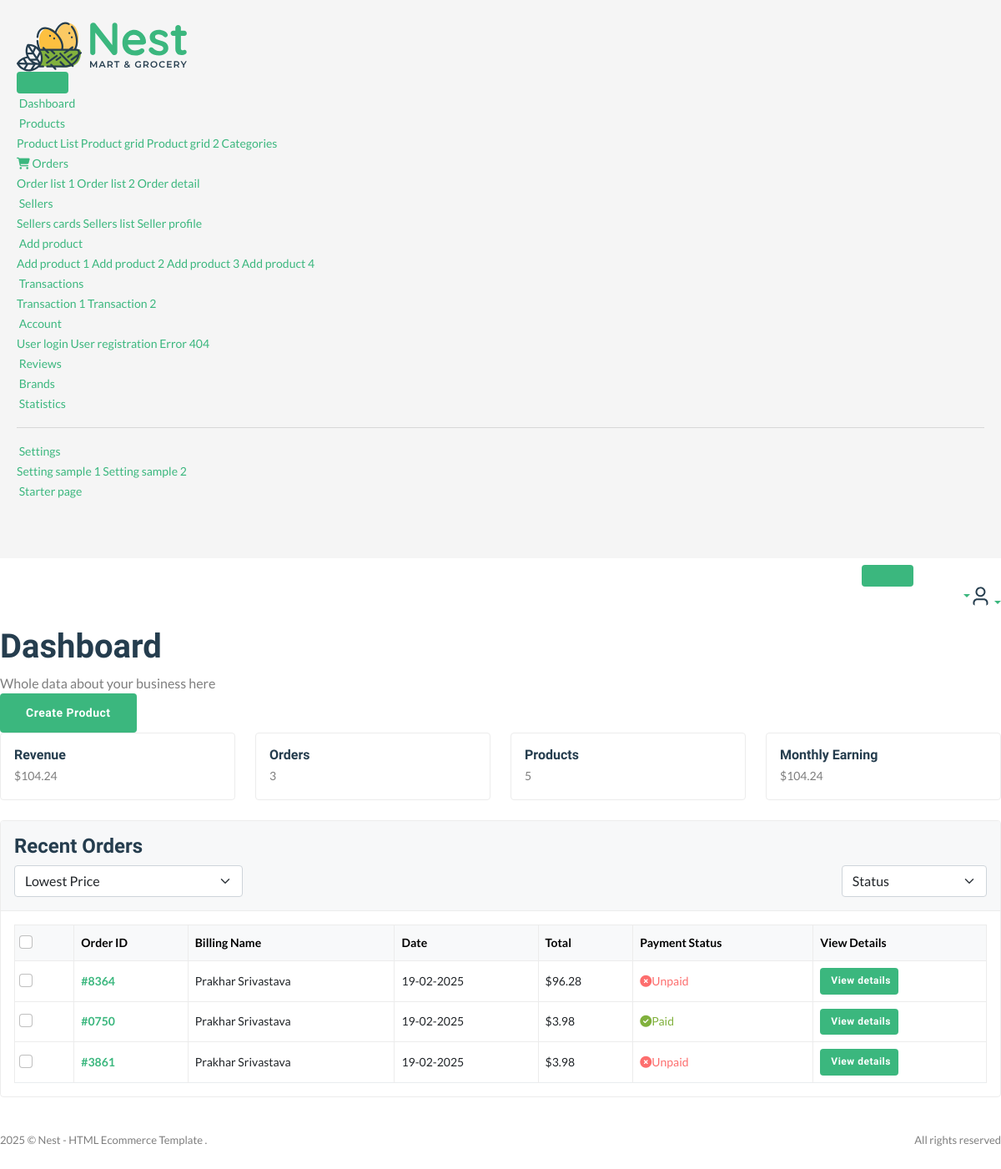
The page /useradmin/dashboard/ on the database its author committed.
### core/models.py (models this page shows)
class CartOrder(models.Model):
    user = models.ForeignKey(User,on_delete=models.CASCADE)
    full_name = models.CharField(max_length=200,null=True,blank=True)
    email = models.EmailField(null=True,blank=True)
    mobile = models.CharField(max_length=50,null=True,blank=True)
    address = models.CharField(max_length=200,null=True,blank=True)
    city = models.CharField(max_length=200,null=True,blank=True)
    state = models.CharField(max_length=200,null=True,blank=True)
    country = models.CharField(max_length=200,null=True,blank=True)
    price = models.DecimalField(max_digits=12,decimal_places=2,default='0.00')
    saved = models.DecimalField(max_digits=12,decimal_places=2,default='0.00')
    coupons = models.ManyToManyField(Coupons,blank=True)
    shipping_address = models.CharField(max_length=200,null=True,blank=True)
    tracking_id = models.CharField(max_length=200,null=True,blank=True)
    tracking_website_id= models.CharField(max_length=200,null=True,blank=True)
    stripe_payment_intent = models.CharField(max_length=1000,null=True,blank=True)
    oid = ShortUUIDField(max_length=10,length=4,unique=True,alphabet='1234567890')
    order_date = models.DateTimeField(auto_now_add=True)
    paid_status = models.BooleanField(default=False)
    price = models.DecimalField(max_digits=999999,decimal_places=2,default='1.99')
    product_status = models.CharField(choices=STATUS_CHOICE, max_length=30, default='processing')
    class Meta:
        verbose_name_plural  = 'Cart order'

### userauths/models.py (models this page shows, shortened)
class User(AbstractUser):
    email = models.EmailField(unique=True)
    username = models.CharField(max_length=100)
    bio = models.CharField(max_length=100)
    USERNAME_FIELD ="email"
    REQUIRED_FIELDS = ["username"]

class Profile(models.Model):
    user=models.OneToOneField(User,on_delete=models.CASCADE,related_name='profile')
    image = models.ImageField(upload_to='image')
    full_name = models.CharField(max_length=100,null=True, blank=True)
    bio=models.CharField(max_length=200, blank=True, null=True)
    mobile = models.CharField(max_length=10)
    verified=models.BooleanField(default=False)

### useradmin/views.py (the view)
# urls.py: path('dashboard/',views.customer_dashboard,name='dashboard'),
def dashboard(request):
    revenue = CartOrder.objects.aggregate(price=Sum('price'))
    total_orders_count = CartOrder.objects.count()
    all_products = Product.objects.all()
    all_categories = Category.objects.all()
    new_customer = User.objects.all().order_by('-id')
    latest_orders = CartOrder.objects.all().order_by('-id')
    this_month = datetime.datetime.now().month
    monthly_revenue = CartOrder.objects.filter(order_date__month=this_month).aggregate(price=Sum('price'))
    context={
        'revenue':revenue,
        'total_orders_count':total_orders_count,
        'all_products':all_products,
        'all_categories':all_categories,
        'new_customer':new_customer,
        'latest_orders':latest_orders,
        'monthly_revenue':monthly_revenue
    }
    return render(request,'useradmin/dashboard.html',context)

### core/context_processor.py (called while the page is built)
def default(request):
    categories = Category.objects.all()
    products = Product.objects.all()
    vendors = Vendor.objects.all()
    min_max_price = Product.objects.aggregate(min_price=Min('price'),max_price=Max('price'))
    try:
          address = Address.objects.get(user=request.user)
    except:
         address=None
    try:
         wishlist = Wishlist.objects.filter(user=request.user)
    except:
          wishlist=None
          messages.warning(request,'You need to login before adding products to wishlist')
    return {
         'categories':categories,
         'address':address,
         'vendors':vendors,
         'min_max_price':min_max_price,
         'wishlist':wishlist
    }

### templates/useradmin/dashboard.html (shortened to what this page needs)
{%extends 'useradmin/base.html'%}
{%load static%}
{%block content%}
<section class="content-main">
    <div class="content-header">
        <div>
            <h2 class="content-title card-title">Dashboard</h2>
            <p>Whole data about your business here</p>
        </div>
        <div>
            <a href="#" class="btn btn-primary">Create Product</a>
        </div>
    </div>
    <div class="row">
        <div class="col-lg-3">
            <div class="card card-body mb-4">
                <article class="icontext">
                    <div class="text">
                        <h6 class="mb-1 card-title">Revenue</h6>
                        <span>${{revenue.price|floatformat:2}}</span>
                    </div>
                </article>
            </div>
        </div>
        <div class="col-lg-3">
            <div class="card card-body mb-4">
                <article class="icontext">
                    <div class="text">
                        <h6 class="mb-1 card-title">Orders</h6>
                        <span>{{total_orders_count}}</span>
                    </div>
                </article>
            </div>
        </div>
        <div class="col-lg-3">
            <div class="card card-body mb-4">
                <article class="icontext">
                    <div class="text">
                        <h6 class="mb-1 card-title">Products</h6>
                        <span>{{all_products.count}}</span>
                    </div>
                </article>
            </div>
        </div>
        <div class="col-lg-3">
            <div class="card card-body mb-4">
                <article class="icontext">
                    <div class="text">
                        <h6 class="mb-1 card-title">Monthly Earning</h6>
                        <span>${{monthly_revenue.price|floatformat:2}}</span>
                    </div>
                </article>
            </div>
        </div>
    </div>
    <div class="card mb-4">
        <header class="card-header">
            <h4 class="card-title">Recent Orders</h4>
            <div class="row align-items-center">
                <div class="col-md-3 col-12 me-auto mb-md-0 mb-3">
                    <div class="custom_select">
                        <select class="form-select select-nice">
                            <option selected>Lowest Price</option>
                        </select>
                    </div>
                </div>
                <div class="col-md-2 col-6">
                    <div class="custom_select">
                        <select class="form-select select-nice">
                            <option selected>Status</option>
                        </select>
                    </div>
                </div>
            </div>
        </header>
        <div class="card-body">
            <div class="table-responsive">
                <div class="table-responsive">
                    <table class="table align-middle table-nowrap mb-0">
                        <thead class="table-light">
                            <tr>
                                <th scope="col" class="text-center">
                                    <div class="form-check align-middle">
                                        <input class="form-check-input" type="checkbox" id="transactionCheck01" />
                                    </div>
                                </th>
                                <th class="align-middle" scope="col">Order ID</th>
                                <th class="align-middle" scope="col">Billing Name</th>
                                <th class="align-middle" scope="col">Date</th>
                                <th class="align-middle" scope="col">Total</th>
                                <th class="align-middle" scope="col">Payment Status</th>
                                <th class="align-middle" scope="col">View Details</th>
                            </tr>
                        </thead>
                        <tbody>
                            {% for o in latest_orders%}
                            <tr>
                                <td class="text-center">
                                    <div class="form-check">
                                        <input class="form-check-input" type="checkbox" id="transactionCheck02" />
                                    </div>
                                </td>
                                <td><a href="#" class="fw-bold">#{{o.oid}}</a></td>
                                <td>{{o.user.profile.full_name|title}}</td>
                                <td>{{o.order_date|date:'d-m-Y'}}</td>
                                <td>${{o.price|floatformat:2}}</td>
                                <td>
                                    {%if o.paid_status == True %}
                                    <span class="text-success"><i class='fas fa-circle-check text-success'></i>Paid</span>
                                    {%else%}
                                    <span class="text-danger"><i class='fas fa-times-circle text-danger'></i>Unpaid</span>
                                    {%endif%}
                                </td>
                                <td>
                                    <a href="#" class="btn btn-xs"> View details</a>
                                </td>
                            </tr>
                            {%endfor%}
                        </tbody>
                    </table>
                </div>
            </div>
        </div>
    </div>
</section>
{%endblock content%}

### rows shown on the page
CartOrder: oid "8364", user.profile.full_name "Prakhar Srivastava", order_date "19-02-2025", price "96.28", paid_status False (drawn)
CartOrder: oid "0750", user.profile.full_name "Prakhar Srivastava", order_date "19-02-2025", price "3.98", paid_status True (drawn)
CartOrder: oid "3861", user.profile.full_name "Prakhar Srivastava", order_date "19-02-2025", price "3.98", paid_status False (drawn)

### other values the page prints
{{ revenue.price|floatformat:2 }} "104.24"
{{ total_orders_count }} "3"
{{ all_products.count }} "5"
{{ monthly_revenue.price|floatformat:2 }} "104.24"
